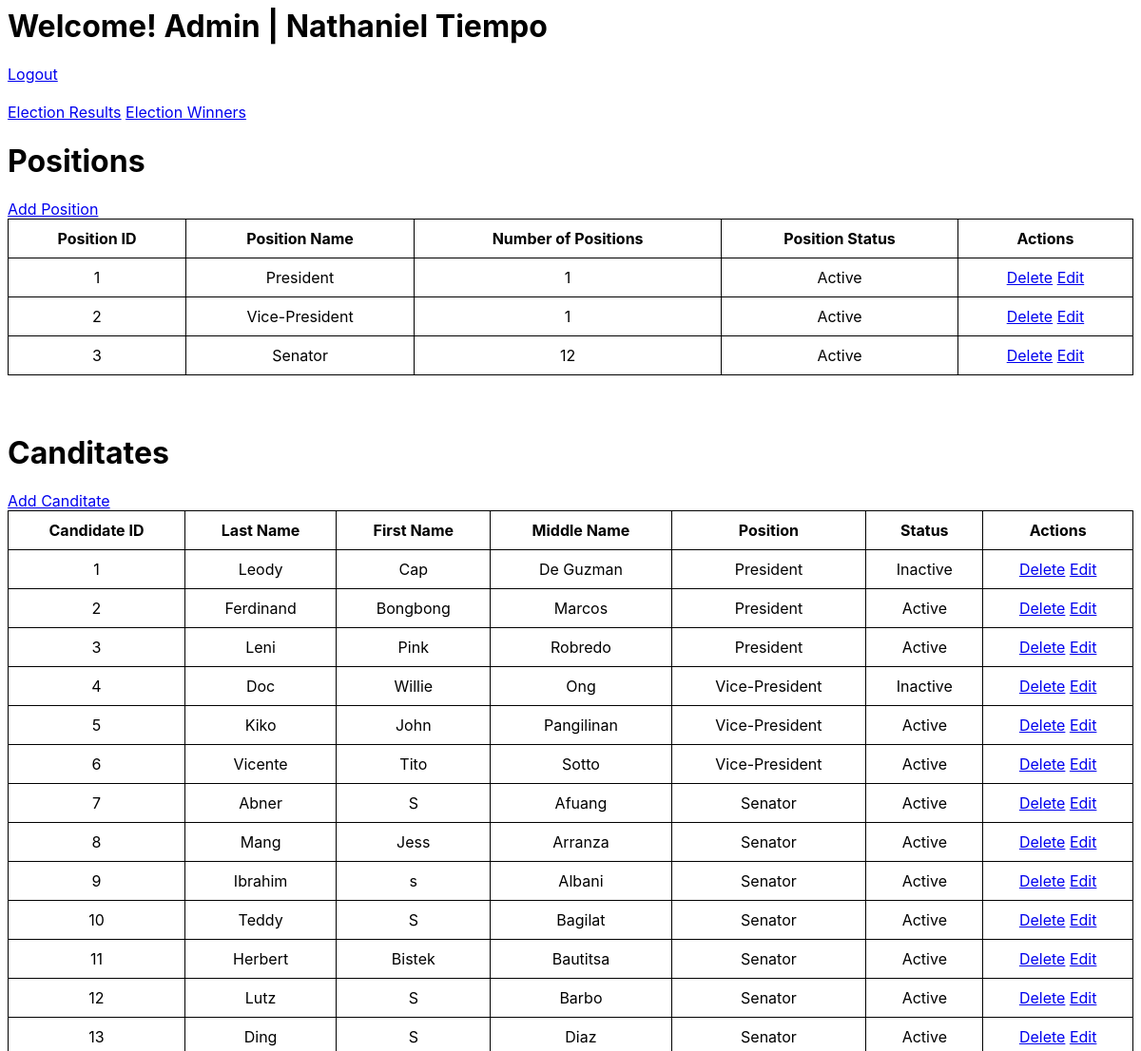
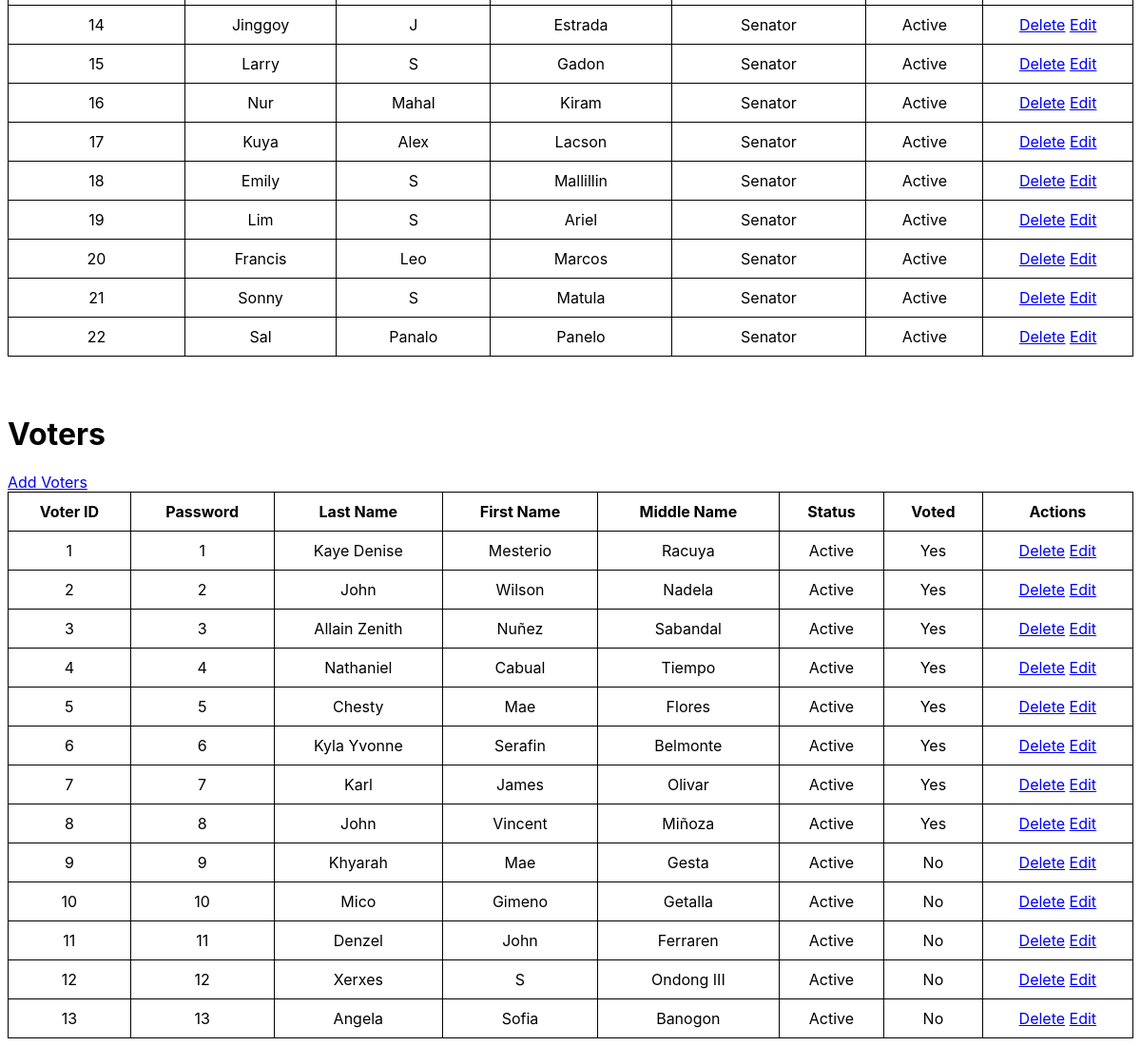
The page /dashboard.php (signed in) on the database its author committed (2 pictures, top to bottom).
### tables this page shows
CREATE TABLE `positions` (
  `posID` int(11) NOT NULL,
  `posName` varchar(255) NOT NULL,
  `numOfPositions` varchar(10) NOT NULL,
  `possStat` varchar(10) NOT NULL
);

CREATE TABLE `candidates` (
  `candID` int(11) NOT NULL,
  `candFName` varchar(255) NOT NULL,
  `candMName` varchar(255) NOT NULL,
  `candLName` varchar(255) NOT NULL,
  `posID` int(11) NOT NULL,
  `candStat` varchar(10) NOT NULL
);

CREATE TABLE `voters` (
  `voterID` int(11) NOT NULL,
  `voterPass` varchar(255) NOT NULL,
  `voterFName` varchar(255) NOT NULL,
  `voterMName` varchar(255) NOT NULL,
  `voterLName` varchar(255) NOT NULL,
  `voterStat` varchar(10) NOT NULL,
  `voted` varchar(10) NOT NULL
);

### db.php (called while the page is built, shortened)
<?php
function getallrecords($table){
	global $conn;
	$sql = "SELECT * FROM `$table`";
	$query = mysqli_query($conn,$sql);
	$rows = mysqli_fetch_all($query);
	return $rows;
}
?>

### dashboard.php (the view, shortened to what this page needs)
<?php
include('db.php');
$posHeader = array('Position ID', 'Position Name', 'Number of Positions', 'Position Status', 'Actions');
$candHeader = array('Candidate ID', 'Last Name', 'First Name', 'Middle Name', 'Position','Status', 'Actions');
$voteHeader = array('Voter ID', 'Password', 'Last Name', 'First Name', 'Middle Name', 'Status', 'Voted', 'Actions');
$positions = getallrecords('positions');
$candidates = getallrecords('candidates');
$voters = getallrecords('voters');
?>
<html>
	<head>
	<link rel="stylesheet" href="style.css">
	</head>
	<body>
		<h1>Welcome! <?php echo ucfirst($_SESSION['username'])." | ".$_SESSION['firstname']." ".$_SESSION['lastname']?></h1>
		<a href="logout.php">Logout</a>
		<br>
		<br>
		<a href="electionresults.php">Election Results</a>
		<a href="electionwinners.php"> Election Winners</a>
		<h1>Positions</h1>
		<a href="addposition.php">Add Position</a>
		<table>
			<tr>
			<?php
				foreach($posHeader as $field){
					echo "<th>$field</th>";
				}
			?>
			</tr>
			<?php
				foreach($positions as $pos)
				{
					echo "<tr>";
					foreach($pos as $field){
						echo "<td>$field</td>";
					}
					echo "<td><a href='delete.php?posID=$pos[0]'>Delete</a>  <a href='editposition.php?id=$pos[0]'>Edit</a></td>";
					echo "</tr>";
				}
			?>
		</table>
		<br>
		<br>
		<h1>Canditates</h1>
		<a href="addcandidate.php">Add Canditate</a>
		<table>
			<tr>
			<?php
				foreach($candHeader as $field){
					echo "<th>$field</th>";
				}
			?>
			</tr>
			<?php
				foreach($candidates as $cand)
				{
					echo "<tr>";
					$i = 0;
					foreach($cand as $field){
						if($i==4){
							foreach($positions as $pos)
							{
								if ($pos[0] == $field){
									echo "<td>$pos[1]</td>";
								}
							}
						}
						else{
							echo "<td>$field</td>";
						}
						$i++;
					}
					echo "<td><a href='delete.php?candID=$cand[0]'>Delete</a>  <a href='editcandidate.php?id=$cand[0]'>Edit</a></td>";
					echo "</tr>";
				}
			?>
		</table>
		<br>
		<br>
		<h1>Voters</h1>
		<a href="addvoter.php">Add Voters</a>
		<table>
			<tr>
				<?php
				foreach($voteHeader as $field){
					echo "<th>$field</th>";
				}
			?>
			</tr>
			<?php
				foreach($voters as $vote)
				{
					echo "<tr>";
					foreach($vote as $field){
						echo "<td>$field</td>";
					}
					echo "<td><a href='delete.php?voterID=$vote[0]'>Delete</a>  <a href='editvoter.php?voterID=$vote[0]'>Edit</a></td>";
					echo "</tr>";
				}
			?>
		</table>
	</body>
</html>

### style.css (style rules this page uses)
body { font-family: "Inter"; }
table { width:100%; border-collapse:collapse; }
th,td { border:1px solid black; padding:10px; text-align:center; }

### rows shown on the page
positions: field "1", posName "President", possStat "Active"
positions: posID "2", posName "Vice-President", numOfPositions "1", possStat "Active"
positions: posID "3", posName "Senator", numOfPositions "12", possStat "Active"
candidates: field "1", candFName "Leody", candMName "Cap", candLName "De Guzman", candStat "Inactive"
candidates: candID "2", candFName "Ferdinand", candMName "Bongbong", candLName "Marcos", candStat "Active"
candidates: candID "3", candFName "Leni", candMName "Pink", candLName "Robredo", candStat "Active"
candidates: candID "4", candFName "Doc", candMName "Willie", candLName "Ong", candStat "Inactive"
candidates: candID "5", candFName "Kiko", candMName "John", candLName "Pangilinan", candStat "Active"
candidates: candID "6", candFName "Vicente", candMName "Tito", candLName "Sotto", candStat "Active"
candidates: candID "7", candFName "Abner", candMName "S", candLName "Afuang", candStat "Active"
candidates: candID "8", candFName "Mang", candMName "Jess", candLName "Arranza", candStat "Active"
candidates: candID "9", candFName "Ibrahim", candMName "s", candLName "Albani", candStat "Active"
candidates: candID "10", candFName "Teddy", candMName "S", candLName "Bagilat", candStat "Active"
candidates: candID "11", candFName "Herbert", candMName "Bistek", candLName "Bautitsa", candStat "Active"
candidates: candID "12", candFName "Lutz", candMName "S", candLName "Barbo", candStat "Active"
candidates: candID "13", candFName "Ding", candMName "S", candLName "Diaz", candStat "Active"
candidates: candID "14", candFName "Jinggoy", candMName "J", candLName "Estrada", candStat "Active"
candidates: candID "15", candFName "Larry", candMName "S", candLName "Gadon", candStat "Active"
candidates: candID "16", candFName "Nur", candMName "Mahal", candLName "Kiram", candStat "Active"
candidates: candID "17", candFName "Kuya", candMName "Alex", candLName "Lacson", candStat "Active"
candidates: candID "18", candFName "Emily", candMName "S", candLName "Mallillin", candStat "Active"
candidates: candID "19", candFName "Lim", candMName "S", candLName "Ariel", candStat "Active"
candidates: candID "20", candFName "Francis", candMName "Leo", candLName "Marcos", candStat "Active"
candidates: candID "21", candFName "Sonny", candMName "S", candLName "Matula", candStat "Active"
candidates: candID "22", candFName "Sal", candMName "Panalo", candLName "Panelo", candStat "Active"
voters: field "1", voterFName "Kaye Denise", voterMName "Mesterio", voterLName "Racuya", voterStat "Active", voted "Yes"
voters: field "2", voterFName "John", voterMName "Wilson", voterLName "Nadela", voterStat "Active", voted "Yes"
voters: field "3", voterFName "Allain Zenith", voterMName "Nuñez", voterLName "Sabandal", voterStat "Active", voted "Yes"
voters: field "4", voterFName "Nathaniel", voterMName "Cabual", voterLName "Tiempo", voterStat "Active", voted "Yes"
voters: field "5", voterFName "Chesty", voterMName "Mae", voterLName "Flores", voterStat "Active", voted "Yes"
voters: field "6", voterFName "Kyla Yvonne", voterMName "Serafin", voterLName "Belmonte", voterStat "Active", voted "Yes"
voters: field "7", voterFName "Karl", voterMName "James", voterLName "Olivar", voterStat "Active", voted "Yes"
voters: field "8", voterFName "John", voterMName "Vincent", voterLName "Miñoza", voterStat "Active", voted "Yes"
voters: field "9", voterFName "Khyarah", voterMName "Mae", voterLName "Gesta", voterStat "Active", voted "No"
voters: field "10", voterFName "Mico", voterMName "Gimeno", voterLName "Getalla", voterStat "Active", voted "No"
voters: field "11", voterFName "Denzel", voterMName "John", voterLName "Ferraren", voterStat "Active", voted "No"
voters: field "12", voterFName "Xerxes", voterMName "S", voterLName "Ondong III", voterStat "Active", voted "No"
voters: field "13", voterFName "Angela", voterMName "Sofia", voterLName "Banogon", voterStat "Active", voted "No"

### other values the page prints
$_SESSION['username'] "Admin"
$_SESSION['firstname'] "Nathaniel"
$_SESSION['lastname'] "Tiempo"
$field "Position ID"
$field "Position Name"
$field "Number of Positions"
$field "Position Status"
$field "Actions"
$field "Candidate ID"
$field "Last Name"
$field "First Name"
$field "Middle Name"
$field "Position"
$field "Status"
$field "Voter ID"
